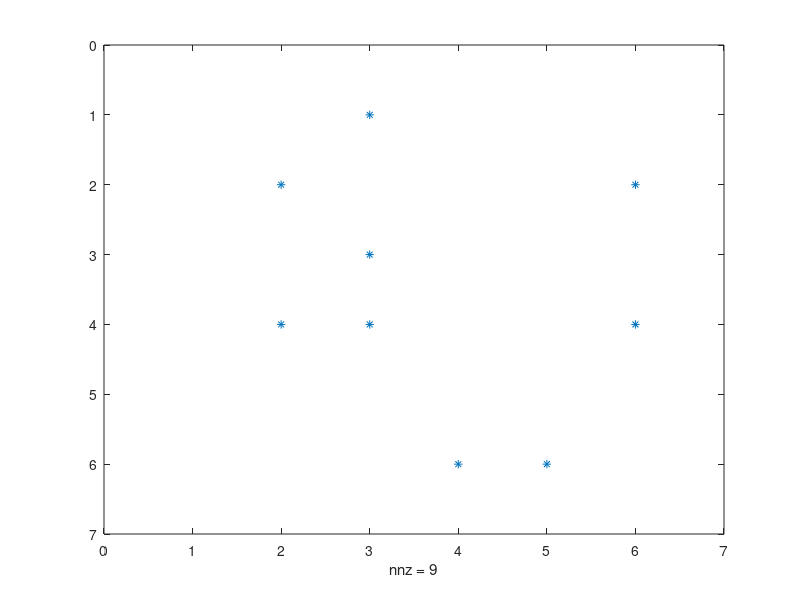

MATLAB code to generate this figure: (Note: this script raises an error after producing the figure.)
A = rand(6) > 0.8;
B = rand(6) > 0.8;
ABt = A*B';

[ai, aj] = ind2sub(size(A), find(A));
[bi, bj] = ind2sub(size(B), find(B));

aij = [nonzeros(A), ai, aj];
bij = [nonzeros(B), bi, bj];

common_j = intersect(aj, bj);
num_unique_j = numel(common_j);

% remove values that will not partake in multiplication
aij = aij(ismember(aj, common_j), :);
bij = bij(ismember(bj, common_j), :);

% number of repetitions of j-index for aij and bij

astart = [1; find(diff(aij(:,3)))+1];
aend   = [astart(2:end)-1; numel(aij(:,3))];

bstart = [1; find(diff(bij(:,3)))+1];
bend   = [bstart(2:end)-1; numel(bij(:,3))];

% arep = aend - astart + 1;
% brep = bend - bstart + 1;

% split up matrices
asplit = arrayfun(@(x) aij(astart(x):aend(x), :), 1:num_unique_j, ...
                  'uniformoutput', false);
bsplit = arrayfun(@(x) bij(bstart(x):bend(x), :), 1:num_unique_j, ...
                  'uniformoutput', false);

% function producing all permuations of rows in u and v
loc_kron = @(u, v) [repmat(u, size(v, 1), 1), repelem(v, size(u, 1), 1)];

tmp = arrayfun(@(ix) loc_kron(asplit{ix}, bsplit{ix}), 1:num_unique_j, ...
               'uniformoutput', false);
tmp = vertcat(tmp{:});

vals = tmp(:,1) .* tmp(:, 4);
ixs = tmp(:, [2,5]);

result = sparse(ixs(:,1), ixs(:,2), vals, size(A, 1), size(A, 2));

spy(result);
%full(result)


% ============================== test tsparsemul ==============================

A = double(rand(5) > 0.7);
B = (rand(5) > 0.7);

A(find(A)) = rand(nnz(A), 1);
B(find(B)) = rand(nnz(B), 1);

facit = A*B;

avals = nonzeros(A);%ones(nnz(A), 1);
bvals = nonzeros(B);%ones(nnz(B), 1);

[ai, aj] = ind2sub(size(A), find(A));
[bi, bj] = ind2sub(size(B), find(B));

aind = [ai, aj];
bind = [bj, bi];

[bind, ix] = sortrows(bind, 2);
bvals = bvals(ix); % the sorting order must also apply to bvals

[vals, ixs] = tsparsemul(avals, aind, bvals, bind);

res = full(sparse(ixs(:,1), ixs(:,2), vals, size(facit, 1), size(facit, 2)));


% A has entry (1,2) which is multiplied by B entry (2,3) to produce entry (1,3)